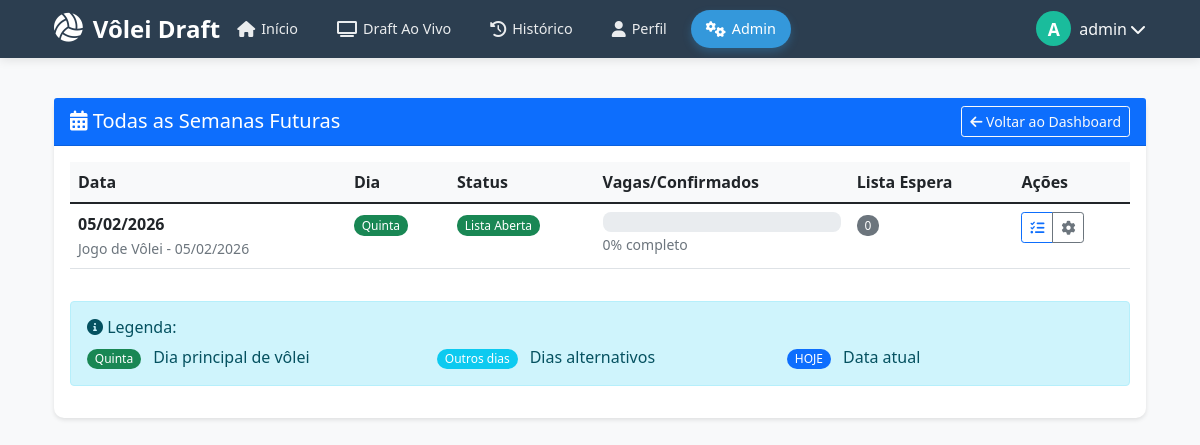
The app's page /admin/semanas (signed in) with its own data.
### app.py (models this page shows, shortened)
class User(UserMixin, db.Model):
    id = db.Column(db.Integer, primary_key=True)
    username = db.Column(db.String(80), unique=True, nullable=False)
    password = db.Column(db.String(200), nullable=False)
    email = db.Column(db.String(120), unique=True, nullable=True)
    role = db.Column(db.String(20), nullable=False, default='jogador')
    jogador_id = db.Column(db.Integer, db.ForeignKey('jogador.id'))
    created_at = db.Column(db.DateTime, default=datetime.utcnow)
    last_login = db.Column(db.DateTime)
    foto_perfil = db.Column(db.String(200))
    jogador = db.relationship('Jogador', back_populates='user', uselist=False)

class Semana(db.Model):
    id = db.Column(db.Integer, primary_key=True)
    data = db.Column(db.Date, nullable=False, unique=True)
    descricao = db.Column(db.String(200))
    lista_aberta = db.Column(db.Boolean, default=True)
    lista_encerrada = db.Column(db.Boolean, default=False)
    draft_em_andamento = db.Column(db.Boolean, default=False)
    draft_finalizado = db.Column(db.Boolean, default=False)
    max_times = db.Column(db.Integer, default=2)
    max_jogadores_por_time = db.Column(db.Integer, default=6)
    tempo_escolha = db.Column(db.Integer, default=30)
    modo_draft = db.Column(db.String(20), default='snake')
    created_at = db.Column(db.DateTime, default=datetime.utcnow)
    encerrada_em = db.Column(db.DateTime)
    times = db.relationship('Time', backref='semana', lazy='dynamic')
    confirmacoes = db.relationship('Confirmacao', backref='semana', lazy='dynamic')
    lista_espera = db.relationship('ListaEspera', backref='semana', lazy='dynamic')

### app.py (the view)
@app.route('/admin/semanas')
@admin_required
def admin_semanas():
    hoje = date.today()
    semanas = Semana.query.filter(Semana.data >= hoje).order_by(Semana.data).all()
    semanas_com_stats = []
    for semana in semanas:
        confirmados = semana.confirmacoes.filter_by(confirmado=True).count()
        lista_espera = semana.lista_espera.filter_by(promovido=False).count()
        semanas_com_stats.append({
            'semana': semana,
            'confirmados': confirmados,
            'lista_espera': lista_espera,
            'total_vagas': semana.max_times * semana.max_jogadores_por_time
        })
    return render_template('admin/semanas.html',
                         semanas_com_stats=semanas_com_stats,
                         hoje=hoje)

### app.py (called while the page is built)
def admin_required(f):
    @wraps(f)
    def decorated_function(*args, **kwargs):
        if not current_user.is_authenticated or current_user.role != 'admin':
            flash('Acesso restrito a administradores!', 'danger')
            return redirect(url_for('login'))
        return f(*args, **kwargs)
    return decorated_function

@login_manager.user_loader
def load_user(user_id):
    return User.query.get(int(user_id))

@app.before_request
def check_profile_completion():
    if current_user.is_authenticated:
        exempt_routes = ['completar_perfil', 'logout', 'static', 'login']
        if request.endpoint in exempt_routes:
            return
        if current_user.role == 'admin':
            return
        if not current_user.jogador_id:
            if request.endpoint != 'completar_perfil':
                flash('Complete seu perfil de jogador para continuar.', 'info')
                return redirect(url_for('completar_perfil'))

@app.before_request
def verificar_permissao_capitao():
    if current_user.is_authenticated and current_user.jogador:
        if current_user.role == 'capitao' and not current_user.jogador.capitao:
            current_user.role = 'jogador'
            db.session.commit()
            print(f"⚠️ Corrigido: {current_user.username} não é mais capitão")
        elif current_user.jogador.capitao and current_user.role != 'capitao':
            current_user.role = 'capitao'
            db.session.commit()
            print(f"⚠️ Corrigido: {current_user.username} agora é capitão")

def format_date_func(value, format='%d/%m/%Y'):
    if value:
        if isinstance(value, datetime):
            return value.strftime(format)
        elif isinstance(value, date):
            return value.strftime(format)
    return ''

@app.context_processor
def utility_processor():
    return {
        'format_date': format_date_func,
        'get_jogador_nome': get_jogador_nome_func,
        'get_time_nome': get_time_nome_func,
        'get_posicao_display': get_posicao_display_func,
        'get_nivel_display': get_nivel_display_func,
        'calcular_idade': calcular_idade_func,
        'get_semana_atual': get_semana_atual,
        'datetime': datetime,
        'date': date,
        'get_dia_semana': get_dia_semana,
        'get_dia_semana_curto': get_dia_semana_curto,
        'obter_ciclo_das_configuracoes': obter_ciclo_das_configuracoes,
        'obter_jogadores_no_ciclo_atual': obter_jogadores_no_ciclo_atual,
    }

### templates/admin/semanas.html (shortened to what this page needs)
{% extends "admin/base.html" %}
{% block admin_content %}
<div class="card">
    <div class="card-header bg-primary text-white d-flex justify-content-between align-items-center">
        <h5 class="mb-0"><i class="fas fa-calendar-alt"></i> Todas as Semanas Futuras</h5>
        <a href="{{ url_for('admin_dashboard') }}" class="btn btn-sm btn-outline-light">
            <i class="fas fa-arrow-left"></i> Voltar ao Dashboard
        </a>
    </div>
    <div class="card-body">
        {% if semanas_com_stats %}
        <div class="table-responsive">
            <table class="table table-hover">
                <thead>
                    <tr>
                        <th>Data</th>
                        <th>Dia</th>
                        <th>Status</th>
                        <th>Vagas/Confirmados</th>
                        <th>Lista Espera</th>
                        <th>Ações</th>
                    </tr>
                </thead>
                <tbody>
                    {% for item in semanas_com_stats %}
                    {% set semana = item.semana %}
                    <tr class="{% if semana.data == hoje %}table-info{% endif %}">
                        <td>
                            <strong>{{ format_date(semana.data) }}</strong>
                            <br>
                            <small class="text-muted">{{ semana.descricao }}</small>
                        </td>
                        <td>
                            {% set dias_semana = ['Segunda', 'Terça', 'Quarta', 'Quinta', 'Sexta', 'Sábado', 'Domingo'] %}
                            <span class="badge {% if semana.data.weekday() == 3 %}bg-success{% else %}bg-info{% endif %}">
                                {{ dias_semana[semana.data.weekday()] }}
                            </span>
                        </td>
                        <td>
                            {% if semana.lista_aberta %}
                            <span class="badge bg-success">Lista Aberta</span>
                            {% elif semana.lista_encerrada and not semana.draft_em_andamento %}
                            <span class="badge bg-warning">Lista Fechada</span>
                            {% elif semana.draft_em_andamento %}
                            <span class="badge bg-primary">Draft em Andamento</span>
                            {% elif semana.draft_finalizado %}
                            <span class="badge bg-dark">Draft Finalizado</span>
                            {% else %}
                            <span class="badge bg-secondary">Não Iniciada</span>
                            {% endif %}
                        </td>
                        <td>
                            <div class="progress" style="height: 20px;">
                                {% set percentual = (item.confirmados / item.total_vagas * 100) if item.total_vagas > 0 else 0 %}
                            </div>
                            <small class="text-muted">{{ "%.0f"|format(percentual) }}% completo</small>
                        </td>
                        <td>
                            {% if item.lista_espera > 0 %}
                            <span class="badge bg-warning">{{ item.lista_espera }} pessoa(s)</span>
                            {% else %}
                            <span class="badge bg-secondary">0</span>
                            {% endif %}
                        </td>
                        <td>
                            <div class="btn-group btn-group-sm">
                                <a href="{{ url_for('admin_dashboard', semana_id=semana.id) }}"
                                   class="btn btn-outline-primary" title="Gerenciar">
                                    <i class="fas fa-tasks"></i>
                                </a>
                                <a href="{{ url_for('configurar_semana', id=semana.id) }}"
                                   class="btn btn-outline-secondary" title="Configurar">
                                    <i class="fas fa-cog"></i>
                                </a>
                            </div>
                        </td>
                    </tr>
                    {% endfor %}
                </tbody>
            </table>
        </div>
        <div class="alert alert-info mt-3">
            <h6><i class="fas fa-info-circle"></i> Legenda:</h6>
            <div class="row">
                <div class="col-md-4">
                    <span class="badge bg-success me-2">Quinta</span> Dia principal de vôlei
                </div>
                <div class="col-md-4">
                    <span class="badge bg-info me-2">Outros dias</span> Dias alternativos
                </div>
                <div class="col-md-4">
                    <span class="badge bg-primary me-2">HOJE</span> Data atual
                </div>
            </div>
        </div>
        {% endif %}
    </div>
</div>
{% endblock %}

### templates/base.html (shortened to what this page needs)
<!DOCTYPE html>
<html lang="pt-BR">
<head>
    <link href="https://cdn.jsdelivr.net/npm/bootstrap@5.3.0/dist/css/bootstrap.min.css" rel="stylesheet">
    <link rel="stylesheet" href="https://cdn.jsdelivr.net/npm/bootstrap-icons@1.10.0/font/bootstrap-icons.css">
    <link href="https://cdn.jsdelivr.net/npm/bootstrap@5.1.3/dist/css/bootstrap.min.css" rel="stylesheet">
    <link rel="stylesheet" href="https://cdnjs.cloudflare.com/ajax/libs/font-awesome/6.0.0/css/all.min.css">
    <link rel="stylesheet" href="{{ url_for('static', filename='css/draft.css') }}">
</head>
<body>
    <nav class="nav-optimized">
        <div class="container">
            <div class="main-nav">
                <a class="nav-brand" href="{{ url_for('index') }}">
                    <i class="fas fa-volleyball-ball"></i>
                    <span>Vôlei Draft</span>
                </a>
                <ul class="nav-links">
                    <li class="nav-link-item">
                        <a class="nav-link {% if request.endpoint == 'index' %}active{% endif %}"
                        href="{{ url_for('index') }}">
                            <i class="fas fa-home"></i>
                            <span>Início</span>
                        </a>
                    </li>
                    <li class="nav-link-item">
                        <a class="nav-link {% if request.endpoint == 'draft_publico' %}active{% endif %}"
                        href="{{ url_for('draft_publico') }}">
                            <i class="fas fa-tv"></i>
                            <span>Draft Ao Vivo</span>
                        </a>
                    </li>
                    <li class="nav-link-item">
                        <a class="nav-link {% if request.endpoint == 'ver_times' %}active{% endif %}"
                        href="{{ url_for('ver_times') }}">
                            <i class="fas fa-history"></i>
                            <span>Histórico</span>
                        </a>
                    </li>
                    {% if current_user.is_authenticated %}
                    <li class="nav-link-item">
                        <a class="nav-link {% if request.endpoint == 'perfil' %}active{% endif %}"
                        href="{{ url_for('perfil') }}">
                            <i class="fas fa-user"></i>
                            <span>Perfil</span>
                        </a>
                    </li>
                    {% endif %}
                    {% if current_user.is_authenticated and current_user.role == 'admin' %}
                    <li class="nav-link-item">
                        <a class="nav-link {% if 'admin_' in request.endpoint %}active{% endif %}"
                        href="{{ url_for('admin_dashboard') }}">
                            <i class="fas fa-cogs"></i>
                            <span>Admin</span>
                        </a>
                    </li>
                    {% endif %}
                </ul>
                <div class="user-menu">
                    {% if current_user.is_authenticated %}
                    <div class="dropdown">
                        <button class="btn btn-link text-light p-0 d-flex align-items-center"
                                type="button"
                                id="userDropdown"
                                data-bs-toggle="dropdown"
                                aria-expanded="false"
                                style="text-decoration: none;">
                            {% if current_user.jogador and current_user.jogador.foto_perfil %}
                            <div class="me-2" title="{{ current_user.username }}">
                                <img src="{{ current_user.jogador.foto_perfil }}"
                                    alt="{{ current_user.username }}"
                                    style="width: 35px; height: 35px; border-radius: 50%; object-fit: cover; border: 2px solid rgba(255,255,255,0.3);">
                            </div>
                            {% else %}
                            <div class="user-avatar me-2" title="{{ current_user.username }}">
                                {{ current_user.username[0]|upper }}
                            </div>
                            {% endif %}
                            <span class="d-none d-md-inline me-1">{{ current_user.username }}</span>
                            <i class="fas fa-chevron-down"></i>
                        </button>
                    </div>
                    {% endif %}
                </div>
            </div>
        </div>
    </nav>
    <main class="container py-4">
        {% block content %}{% endblock %}
    </main>
</body>
</html>

### records on screen
User: username "A", username "admin"
Semana: data "05/02/2026", descricao "Jogo de Vôlei - 05/02/2026", data "Quinta"

### other values on screen
{{ "%.0f"|format(percentual) }} "0"
